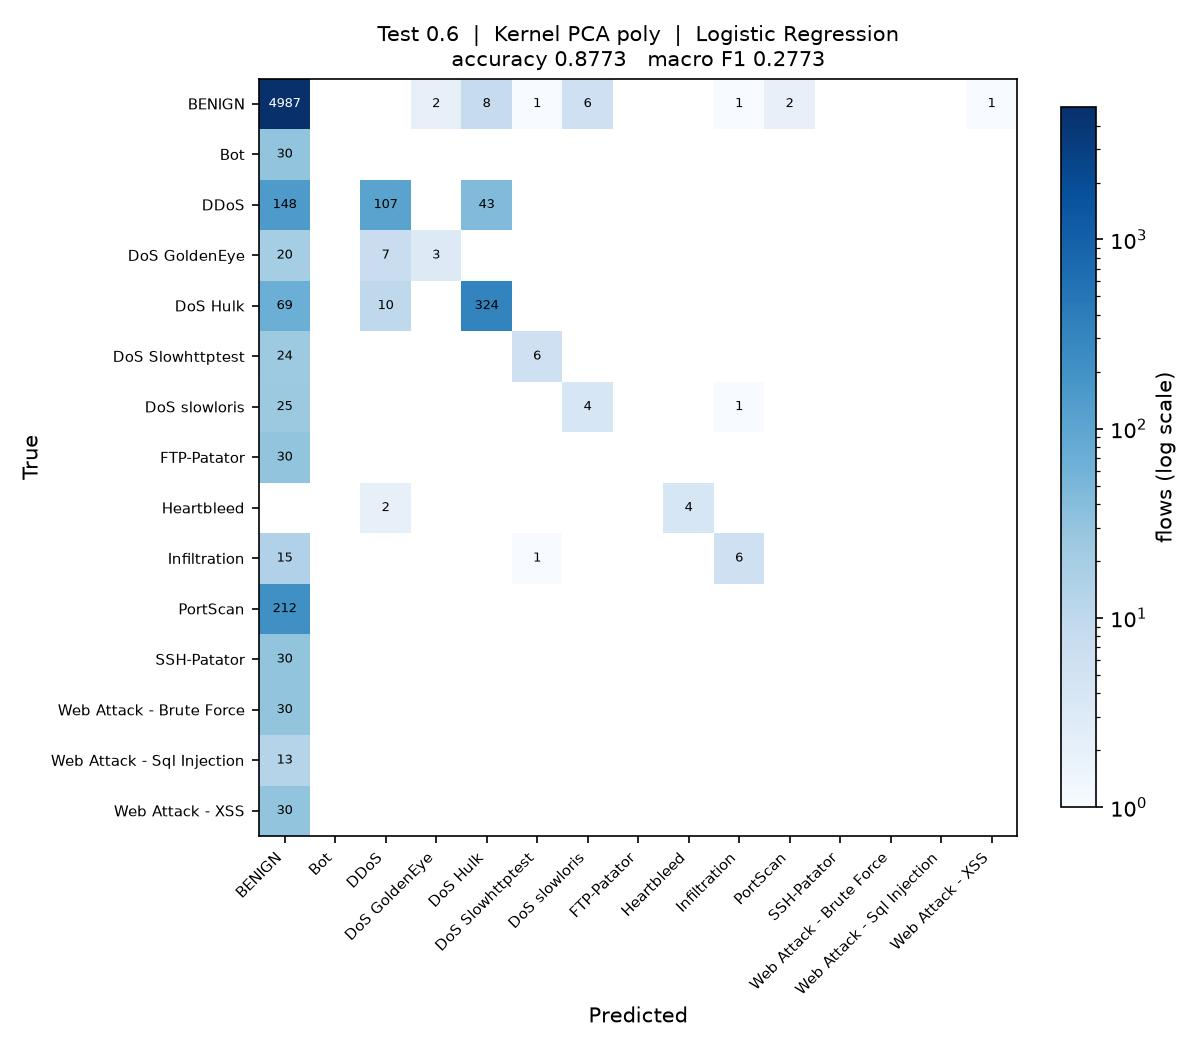

Reproduce this figure in Python.
"""
Test_0.6_DR_POLY_LR

Test size 0.6  |  Kernel PCA (poly)  |  Logistic Regression  (reference sheet #2)

Note: taken in place of sheet #1 Linear Regression, which is a regressor and cannot classify.

Run on its own:

    python Test_0.6_DR_POLY_LR.py

Writes Test_0.6_DR_POLY_LR.jpg (confusion matrix) and appends one row to
results/75_runs.csv.
"""

import os
import sys
import time
import warnings
from pathlib import Path

import matplotlib
matplotlib.use("Agg")
import matplotlib.pyplot as plt
import numpy as np
import pandas as pd
from sklearn.decomposition import KernelPCA
from sklearn.impute import SimpleImputer
from sklearn.metrics import (accuracy_score, confusion_matrix, f1_score,
                             precision_score, recall_score)
from sklearn.model_selection import train_test_split
from sklearn.preprocessing import LabelEncoder, StandardScaler
from sklearn.linear_model import LogisticRegression

sys.path.insert(0, str(Path(__file__).resolve().parent.parent))
from common import load_sample                      # noqa: E402

warnings.filterwarnings("ignore")

# ----- this run -------------------------------------------------------------
TEST_SIZE = 0.6
KERNEL = "poly"
CLASSIFIER = "LR"
N_COMPONENTS = 15
# ----------------------------------------------------------------------------

SEED = 0
N_JOBS = max(1, (os.cpu_count() or 2) // 2)
STEM = "Test_0.6_DR_POLY_LR"
HERE = Path(__file__).resolve().parent
RESULTS = HERE.parent / "results"


def main():
    t0 = time.time()
    df = load_sample(10000, 50, SEED)
    y = LabelEncoder().fit_transform(df["Label"])
    X = df.drop(columns=["Label", "Day"])
    classes = sorted(df["Label"].unique())
    print(f"{len(df):,} flows, {X.shape[1]} features, {len(classes)} classes")

    X_train, X_test, y_train, y_test = train_test_split(
        X, y, test_size=TEST_SIZE, random_state=SEED, stratify=y)

    # mean imputation and scaling, fitted on the training split only
    imputer = SimpleImputer(strategy="mean").fit(X_train)
    scaler = StandardScaler().fit(imputer.transform(X_train))
    X_train = scaler.transform(imputer.transform(X_train))
    X_test = scaler.transform(imputer.transform(X_test))

    # dimensionality reduction: Kernel PCA, fitted on the training split only.
    # arpack keeps the largest positive eigenvalues; the randomized solver ranks
    # them by magnitude and fails on the sigmoid kernel, which is not PSD.
    kpca = KernelPCA(n_components=N_COMPONENTS, kernel=KERNEL,
                     eigen_solver="arpack", random_state=SEED, n_jobs=N_JOBS)
    X_train = kpca.fit_transform(X_train)
    X_test = kpca.transform(X_test)
    print(f"Kernel PCA ({KERNEL}): {X_train.shape[1]} components")

    classifier = LogisticRegression(max_iter=2000, random_state=SEED)
    classifier.fit(X_train, y_train)
    y_pred = classifier.predict(X_test)

    acc = accuracy_score(y_test, y_pred)
    pre = precision_score(y_test, y_pred, average="macro", zero_division=0)
    rec = recall_score(y_test, y_pred, average="macro", zero_division=0)
    f1 = f1_score(y_test, y_pred, average="macro", zero_division=0)
    pre_w = precision_score(y_test, y_pred, average="weighted", zero_division=0)
    rec_w = recall_score(y_test, y_pred, average="weighted", zero_division=0)
    f1_w = f1_score(y_test, y_pred, average="weighted", zero_division=0)

    print(f"Accuracy  : {acc:.4f}")
    print(f"Precision : {pre:.4f}")
    print(f"Recall    : {rec:.4f}")
    print(f"F1 Score  : {f1:.4f}")

    # confusion matrix image, named to match this script
    cm = confusion_matrix(y_test, y_pred, labels=range(len(classes)))
    fig, ax = plt.subplots(figsize=(8, 7))
    im = ax.imshow(cm, cmap="Blues", norm=matplotlib.colors.LogNorm(vmin=1))
    ax.set_xticks(range(len(classes)), classes, rotation=45, ha="right", fontsize=7)
    ax.set_yticks(range(len(classes)), classes, fontsize=7)
    ax.set_xlabel("Predicted")
    ax.set_ylabel("True")
    ax.set_title(f"Test {TEST_SIZE}  |  Kernel PCA {KERNEL}  |  Logistic Regression\n"
                 f"accuracy {acc:.4f}   macro F1 {f1:.4f}", fontsize=10)
    for i in range(len(classes)):
        for j in range(len(classes)):
            if cm[i, j]:
                ax.text(j, i, cm[i, j], ha="center", va="center", fontsize=6,
                        color="white" if cm[i, j] > cm.max() / 3 else "black")
    fig.colorbar(im, ax=ax, fraction=0.04, label="flows (log scale)")
    fig.tight_layout()
    fig.savefig(HERE / f"{STEM}.jpg", dpi=150)
    plt.close(fig)

    # one row appended to the shared results table
    RESULTS.mkdir(exist_ok=True)
    row = {"Test": TEST_SIZE, "DR": "POLY", "Clas": CLASSIFIER,
           "Acc": round(acc, 4), "Pre": round(pre, 4), "Rec": round(rec, 4),
           "F1": round(f1, 4),
           "Pre_weighted": round(pre_w, 4), "Rec_weighted": round(rec_w, 4),
           "F1_weighted": round(f1_w, 4),
           "n_components": N_COMPONENTS, "seconds": round(time.time() - t0, 1),
           "script": STEM}
    out = RESULTS / "75_runs.csv"
    old = pd.read_csv(out).to_dict("records") if out.exists() else []
    old = [r for r in old if r.get("script") != STEM]
    pd.DataFrame(old + [row]).to_csv(out, index=False)
    print(f"saved {STEM}.jpg and appended to results/75_runs.csv "
          f"({time.time() - t0:.0f}s)")


if __name__ == "__main__":
    main()
